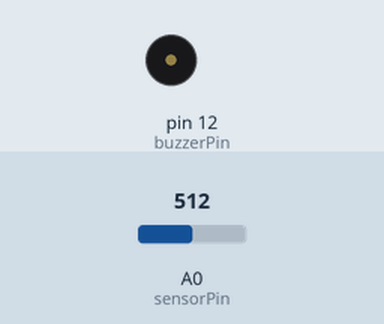
Bench run of a sketch on a simulated Arduino Uno, built with avr-gcc and run on an emulated ATmega328P. On the bench: buzzer (waves = sounding). The test bench sets the inputs (shaded band); at power-on: A0 (sensorPin) = 512.

Above: at 1.2 s.
1.3 s: A0 (sensorPin) set to 716
At 2.2 s:
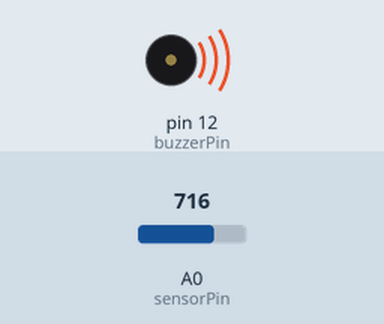
Timing chart, 0 to 4.3 s (numbered marks = the images above; inputs shaded):
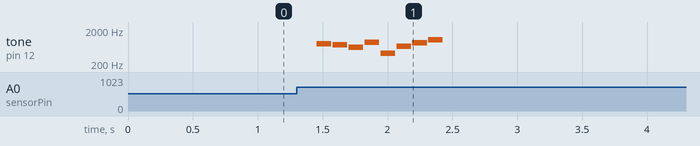

The sketch:

SingingBass.ino
```cpp
#include "pitches.h"

#define BUFFERSIZE 300
#define WHOLENOTE 900


// notes in the melody:
int melody[] = {NOTE_G5, NOTE_FS5, NOTE_DS5, NOTE_A5, NOTE_GS4, NOTE_E5, NOTE_GS5, NOTE_C6};

// note durations: 4 = quarter note, 8 = eighth note, etc.:
int noteDurations[] = {8,8,8,8,8,8,8,8};


int sensorPin = A0;    // select the input pin for the potentiometer
int buzzerPin = 12;      // select the pin for the LED
double lightLevel = 0;  // variable to store the value coming from the sensor
double lightHistory[BUFFERSIZE];
int loopNum = 1;
double lightAverage = 0;

void setup()
{
  pinMode(buzzerPin, OUTPUT);
  for(int i=0; i<BUFFERSIZE; i++)
  {
    lightHistory[i] = analogRead(sensorPin);
  }
  // Serial.begin(9600);
}

void loop()
{
  // read in the light level
  lightLevel = analogRead(sensorPin);
  // done reading


  // compute the average of the light level history
  lightAverage = 0;
  for(int i=0; i<BUFFERSIZE; i++)
  {
    lightAverage = lightAverage+lightHistory[i];
  }
  lightAverage = lightAverage/BUFFERSIZE;
  // done computing average


  // check for large difference in level
  if(lightLevel < lightAverage*0.7 || lightLevel > lightAverage*1.3)
  {
    for (int thisNote = 0; thisNote < 8; thisNote++) {

    // to calculate the note duration, take whole note
    // divided by the note type.
    int noteDuration = WHOLENOTE/noteDurations[thisNote];
    tone(buzzerPin, melody[thisNote],noteDuration);

    // to distinguish the notes, set a minimum time between them.
    // the note's duration + 30% seems to work well:
    int pauseBetweenNotes = noteDuration * 1.10;
    delay(pauseBetweenNotes);
    // stop the tone playing:
    noTone(8);
  }

    // int a = millis();
    for(int i=0; i<BUFFERSIZE; i++)
    {
      lightHistory[i] = analogRead(sensorPin);
    }
    // int b = millis();
    // Serial.println(b-a);
  }


  lightHistory[loopNum%BUFFERSIZE - 1] = lightLevel;


// keep track of which loop number it's on
  loopNum++;

// wait
  delay(200);
}
```

pitches.h
```cpp
/*************************************************
 * Public Constants
 *************************************************/

#define NOTE_B0  31
#define NOTE_C1  33
#define NOTE_CS1 35
#define NOTE_D1  37
#define NOTE_DS1 39
#define NOTE_E1  41
#define NOTE_F1  44
#define NOTE_FS1 46
#define NOTE_G1  49
#define NOTE_GS1 52
#define NOTE_A1  55
#define NOTE_AS1 58
#define NOTE_B1  62
#define NOTE_C2  65
#define NOTE_CS2 69
#define NOTE_D2  73
#define NOTE_DS2 78
#define NOTE_E2  82
#define NOTE_F2  87
#define NOTE_FS2 93
#define NOTE_G2  98
#define NOTE_GS2 104
#define NOTE_A2  110
#define NOTE_AS2 117
#define NOTE_B2  123
#define NOTE_C3  131
#define NOTE_CS3 139
#define NOTE_D3  147
#define NOTE_DS3 156
#define NOTE_E3  165
#define NOTE_F3  175
#define NOTE_FS3 185
#define NOTE_G3  196
#define NOTE_GS3 208
#define NOTE_A3  220
#define NOTE_AS3 233
#define NOTE_B3  247
#define NOTE_C4  262
#define NOTE_CS4 277
#define NOTE_D4  294
#define NOTE_DS4 311
#define NOTE_E4  330
#define NOTE_F4  349
#define NOTE_FS4 370
#define NOTE_G4  392
#define NOTE_GS4 415
#define NOTE_A4  440
#define NOTE_AS4 466
#define NOTE_B4  494
#define NOTE_C5  523
#define NOTE_CS5 554
#define NOTE_D5  587
#define NOTE_DS5 622
#define NOTE_E5  659
#define NOTE_F5  698
#define NOTE_FS5 740
#define NOTE_G5  784
#define NOTE_GS5 831
#define NOTE_A5  880
#define NOTE_AS5 932
#define NOTE_B5  988
#define NOTE_C6  1047
#define NOTE_CS6 1109
#define NOTE_D6  1175
#define NOTE_DS6 1245
#define NOTE_E6  1319
#define NOTE_F6  1397
#define NOTE_FS6 1480
#define NOTE_G6  1568
#define NOTE_GS6 1661
#define NOTE_A6  1760
#define NOTE_AS6 1865
#define NOTE_B6  1976
#define NOTE_C7  2093
#define NOTE_CS7 2217
#define NOTE_D7  2349
#define NOTE_DS7 2489
#define NOTE_E7  2637
#define NOTE_F7  2794
#define NOTE_FS7 2960
#define NOTE_G7  3136
#define NOTE_GS7 3322
#define NOTE_A7  3520
#define NOTE_AS7 3729
#define NOTE_B7  3951
#define NOTE_C8  4186
#define NOTE_CS8 4435
#define NOTE_D8  4699
#define NOTE_DS8 4978
```

Measured:
- after the input at 1.3 s, tone on pin 12 (buzzerPin): plays 784 Hz for 0.11 s, 740 Hz for 0.11 s, 622 Hz for 0.11 s, 880 Hz for 0.11 s, 415 Hz for 0.11 s, 659 Hz for 0.11 s … (8 notes in this stretch), starting after 0.15 s
